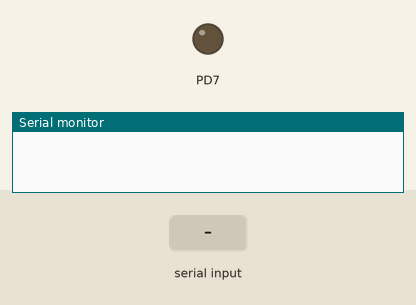
A program run on a simulated ATmega128, built with avr-gcc and emulated at 8 MHz. Shown: output pins drawn as LEDs (lit = HIGH), the last lines printed to the serial monitor. The inputs (shaded band) are chosen by the test bench.

Above: at 1.9 s.
2.0 s: "1" received over Serial
At 2.5 s:
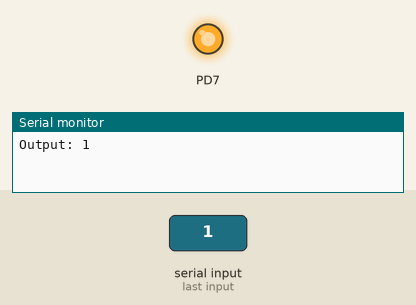
3.5 s: "0" received over Serial
At 4.8 s:
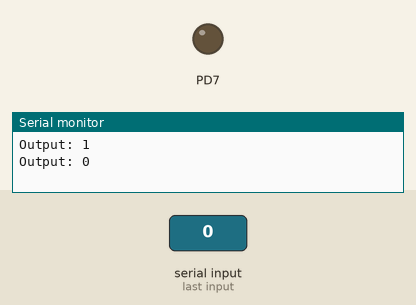
Timing chart, 0 to 6.5 s (numbered marks = the images above; inputs shaded):
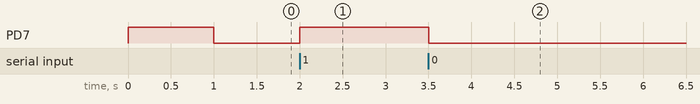

The program:

main.c
```c
#define  F_CPU 8000000
#define  FOSC 8000000
#include <avr/io.h>
#include <stdint.h>
#include <util/delay.h>

void USART_INIT()
{
	DDRD = 0b10000000;
	UBRR0H = 0;
	UBRR0L = 51;
	UCSR0B = (1<<RXEN0)|(1<<TXEN0);
	UCSR0C = (3<<UCSZ00);
	PORTD = (1<<PD7);
	_delay_ms(1000);
}
int USART_RECIVE()
{
	while(!(UCSR0A & (1<<RXC0)));
	return UDR0;
}
void USART_TRANSMITT(uint8_t data)
{
	while(!(UCSR0A & (1<<UDRE0)));
	UDR0 = data;
}
void STRING_TRANSMITT(char string[])
{
	for(int i = 0;string[i] != 0;i++)
	{
		USART_TRANSMITT((uint8_t)string[i]);
	}
}
int main()
{
	USART_INIT();
	PORTD = (0<<PD7);
	char str[] = "Output: ";
	while(1)
	{
		int data = USART_RECIVE();
		if(data=='1')
		{
			PORTD = (1<<PD7);
		}
		else
		{
			PORTD = (0<<PD7);
		}
		USART_TRANSMITT(0x0d);
		USART_TRANSMITT(0x0a);
		STRING_TRANSMITT(str);
		USART_TRANSMITT(data);
	}
}
```

Measured:
- after the input at 2.0 s, PD7: LOW → HIGH at once
- after the input at 3.5 s, PD7: HIGH → LOW at once
